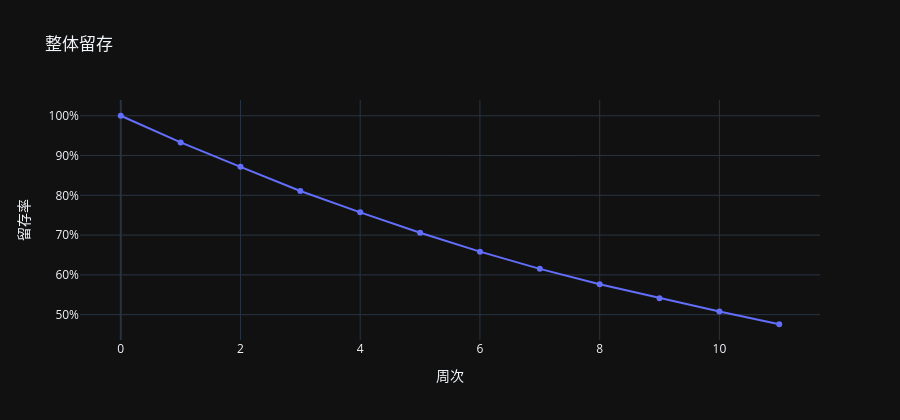

Notebook code for this chart:
### Markdown cell above
### 4.2 整体留存曲线（标准口径）

### Code cell
overall = get_overall_retention(retention, users)
plot_retention_curves(overall, title="整体留存").show()

def _ret(week):
    r = overall.query("week == @week")
    return float(r["retention_rate"].iloc[0]) if len(r) else float("nan")

print(f"第 1 周留存 : {_ret(1)*100:.1f}%")
print(f"第 4 周留存 : {_ret(4)*100:.1f}%")
print(f"第 8 周留存 : {_ret(8)*100:.1f}%")
print(f"第 11 周留存: {_ret(11)*100:.1f}%")

### Figure 1 — Plotly figure (JSON) as saved in the notebook; plotly's stock layout.template omitted (floating-point values rounded to 4 significant figures)
{"data": [{"hovertemplate": "week=%{x}<br>retention_rate=%{y}<extra></extra>", "legendgroup": "", "line": {"color": "#636efa", "dash": "solid"}, "marker": {"symbol": "circle"}, "mode": "lines+markers", "name": "", "orientation": "v", "showlegend": false, "x": [0, 1, 2, 3, 4, 5, 6, 7, 8, 9, 10, 11], "xaxis": "x", "y": [1.0, 0.9329, 0.8715, 0.811, 0.7572, 0.7061, 0.6584, 0.6152, 0.5766, 0.5415, 0.508, 0.4759], "yaxis": "y", "type": "scatter"}], "layout": {"xaxis": {"anchor": "y", "domain": [0.0, 1.0], "title": {"text": "周次"}}, "yaxis": {"anchor": "x", "domain": [0.0, 1.0], "title": {"text": "留存率"}, "tickformat": ".0%"}, "legend": {"tracegroupgap": 0}, "title": {"text": "整体留存"}, "height": 420}}
